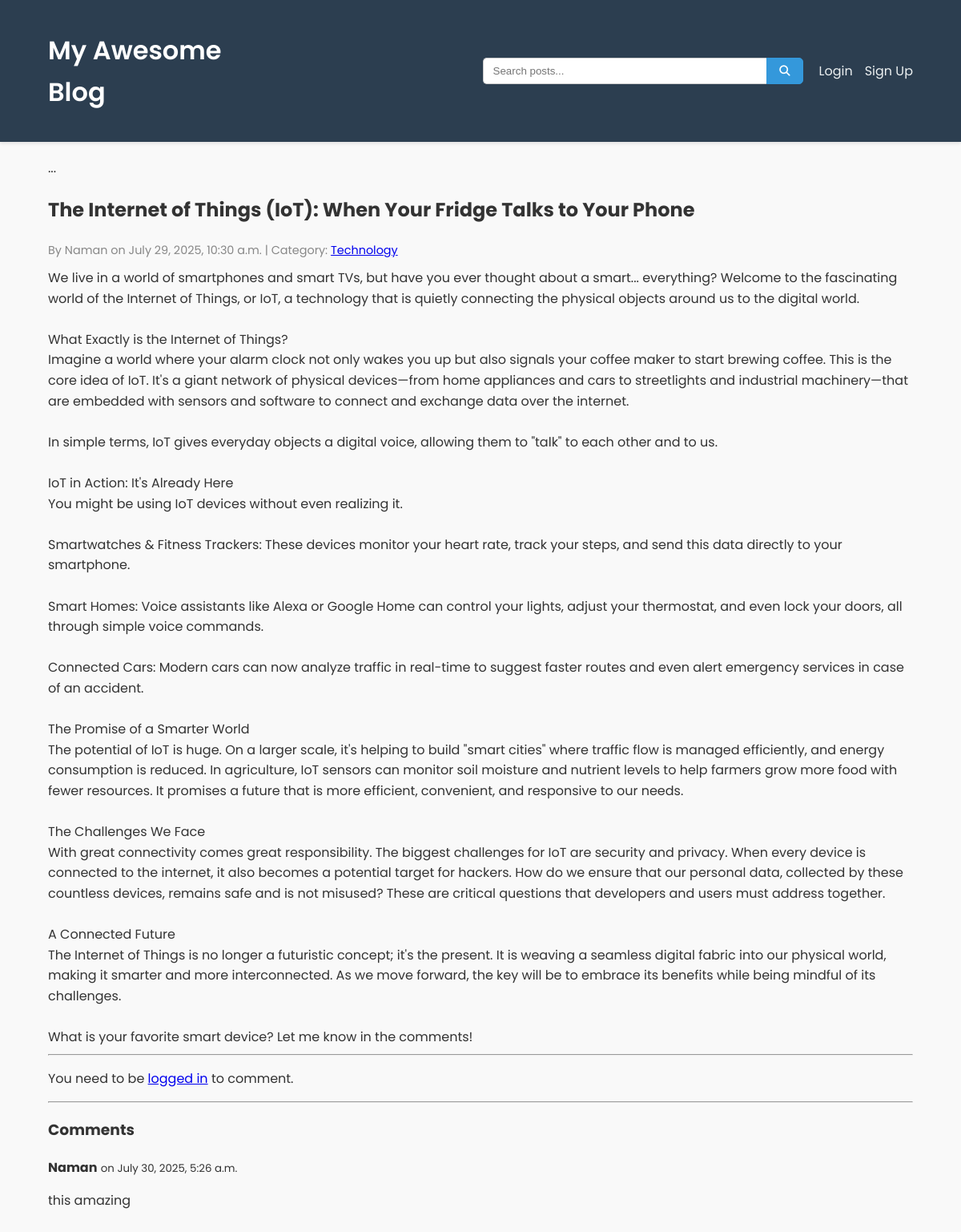
Screenshot of /post/15/ with the database file from the repository.
### blog/models.py (models this page shows, shortened)
class Post(models.Model):
    title = models.CharField(max_length=200)
    content = models.TextField()
    created_date = models.DateTimeField(default=timezone.now)
    published_date = models.DateTimeField(blank=True, null=True)
    image = models.ImageField(upload_to='post_images/', blank=True, null=True)
    author = models.ForeignKey(User, on_delete=models.CASCADE)
    category = models.ForeignKey(Category, on_delete=models.SET_NULL, null=True, blank=True)

class Category(models.Model):
    name = models.CharField(max_length=100)

class Comment(models.Model):
    post = models.ForeignKey(Post, on_delete=models.CASCADE, related_name='comments')
    author = models.ForeignKey(User, on_delete=models.CASCADE)
    text = models.TextField()
    created_date = models.DateTimeField(default=timezone.now)

### blog/views.py (the view)
# urls.py: path('post/<int:pk>/', views.post_detail, name='post_detail'),
def post_detail(request, pk):
    post = get_object_or_404(Post, pk=pk)
    form = CommentForm()
    return render(request, 'blog/post_detail.html', {'post': post, 'form': form})

### blog/forms.py
class CommentForm(forms.ModelForm):
    class Meta:
        model = Comment
        fields = ('text',)
        widgets = {
            'text': forms.Textarea(attrs={'rows': 4, 'placeholder': 'Write your comment here...'}),
        }

### blog/templates/blog/post_detail.html (shortened to what this page needs)
{% extends 'blog/base.html' %}
{% block content %}
     <article class="post-detail">
        {% if post.image %}...{% endif %}
        <h2>{{ post.title }}</h2>
        <div class="post-meta">
            <p>By {{ post.author.username }} on {{ post.published_date }}
                {% if post.category %}
                 | Category: <a href="{% url 'category_post_list' category_name=post.category.name %}">{{ post.category.name }}</a>
          {% endif %}
            </p>
        </div>
        <div class="post-content">{{ post.content|linebreaksbr }}</div>
    </article>
    <hr>
    {% if user.is_authenticated %}
        <h3>Add a new comment</h3>
        <form method="POST" action="{% url 'add_comment_to_post' pk=post.pk %}">
            {% csrf_token %}
            {{ form.as_p }}
            <button type="submit">Submit Comment</button>
        </form>
    {% else %}
        <p>You need to be <a href="{% url 'login' %}">logged in</a> to comment.</p>
    {% endif %}
    <hr>
    <h3>Comments</h3>
    {% for comment in post.comments.all %}
        <div>
            <strong>{{ comment.author.username }}</strong>
            <small>on {{ comment.created_date }}</small>
            <p>{{ comment.text|linebreaksbr }}</p>
        </div>
    {% empty %}
        <p>No comments yet. Be the first to comment!</p>
    {% endfor %}
{% endblock %}

### static/css/style.css (style rules this page uses)
body { font-family: 'Poppins', sans-serif; line-height: 1.6; margin: 0; padding: 0; background: #f9f9f9; color: #333; }
.post-meta { color: #888; font-size: 0.9em; margin-bottom: 10px; display: flex; justify-content: space-between; align-items: center; flex-wrap: wrap; }
.post-meta p { margin: 0; }

### rows the page displays
Post: title "The Internet of Things (IoT): When Your Fridge Talks to Your Phone", author.username "Naman", published_date "July 29, 2025, 10:30 a.m.", category.name "Technology", content "We live in a world of smartphones and smart TVs, but have you ever thought about a smart... everything? Welcome to the fascinating world of the Internet of Things, or IoT, a technology that is quietly connecting the physical objects around us to the digital world. What Exactly is the Internet of Things? Imagine a world where your alarm clock not only wakes you up but also signals your coffee maker to start brewing coffee. This is the core idea of IoT. It's a giant network of physical devices—from home appliances and cars to streetlights and industrial machinery—that are embedded with sensors and software to connect and exchange data over the internet. In simple terms, IoT gives everyday…"
Comment: author.username "Naman", created_date "July 30, 2025, 5:26 a.m.", text "this amazing"
